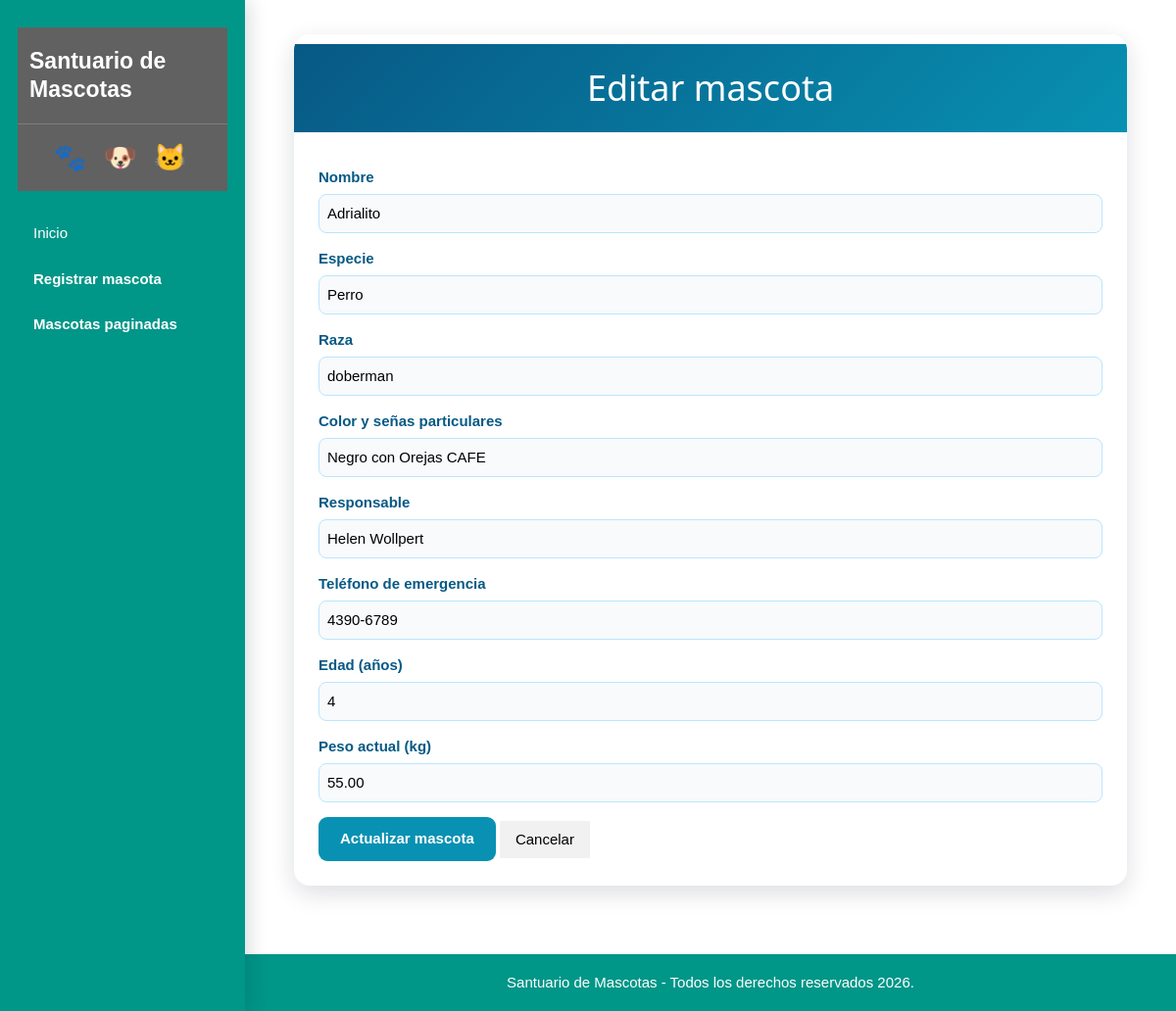
The page /editar_mascota.php?id=11 on the database its author committed.
### tables this page shows
CREATE TABLE `mascotas` (
  `id` int(10) unsigned NOT NULL AUTO_INCREMENT,
  `nombre` varchar(100) NOT NULL,
  `especie` varchar(80) NOT NULL,
  `raza` varchar(100) NOT NULL,
  `edad` int(10) unsigned NOT NULL,
  `peso_actual` decimal(8,2) NOT NULL,
  `color_senas` varchar(255) NOT NULL,
  `responsable` varchar(150) NOT NULL,
  `telefono_emergencia` varchar(30) NOT NULL,
  PRIMARY KEY (`id`)
);

### conexion.php (called while the page is built, shortened)
<?php
class Conexion
{
    public function __construct()
    {
        $dsn = 'mysql:host=localhost;dbname=santuario_mascotas;charset=utf8mb4';
        try {
            $this->conexion = new PDO($dsn, 'root', '', [
                PDO::ATTR_ERRMODE => PDO::ERRMODE_EXCEPTION,
                PDO::ATTR_DEFAULT_FETCH_MODE => PDO::FETCH_ASSOC,
                PDO::ATTR_EMULATE_PREPARES => false,
            ]);
        } catch (PDOException $e) {
            throw new RuntimeException(
                'No fue posible conectar con la base de datos. Verifica que MySQL esté activo y que la base santuario_mascotas exista.',
                0,
                $e
            );
        }
    }
}

### GuardarMascota.php (called while the page is built, shortened)
<?php
require_once __DIR__ . '/conexion.php';
class GuardarMascota extends Conexion
{
    public function buscarPorId(int $id): ?array
    {
        $consulta = $this->conexion->prepare('SELECT * FROM Mascotas WHERE id = :id');
        $consulta->execute([':id' => $id]);
        $mascota = $consulta->fetch();
        return $mascota === false ? null : $mascota;
    }
}

### editar_mascota.php (the view, shortened to what this page needs)
<?php
require_once __DIR__ . '/GuardarMascota.php';
function e($valor): string
{
    return htmlspecialchars((string) $valor, ENT_QUOTES, 'UTF-8');
}
$id = filter_input(INPUT_GET, 'id', FILTER_VALIDATE_INT);
$mascota = null;
if ($id && $id > 0) {
    try {
        $mascota = (new GuardarMascota())->buscarPorId($id);
    } catch (Throwable $error) {
        error_log($error->getMessage());
    }
}
include __DIR__ . '/menu.php';
?>
<section class="w3-container">
    <div class="vet-formulario w3-card">
        <h1 class="vet-titulo">Editar mascota</h1>
        <form method="post" action="actualizar_mascota.php">
            <div class="vet-grid">
                <?php foreach (['nombre'=>'Nombre', 'especie'=>'Especie', 'raza'=>'Raza', 'color_senas'=>'Color y señas particulares', 'responsable'=>'Responsable', 'telefono_emergencia'=>'Teléfono de emergencia'] as $campo => $etiqueta): ?>
                    <div class="vet-campo">
                        <label for="<?= $campo ?>"><?= $etiqueta ?></label>
                        <input class="w3-input w3-border" id="<?= $campo ?>" name="<?= $campo ?>" type="<?= $campo === 'telefono_emergencia' ? 'tel' : 'text' ?>" value="<?= e($mascota[$campo]) ?>" required>
                    </div>
                <?php endforeach; ?>
                <div class="vet-campo">
                    <label for="edad">Edad (años)</label>
                    <input class="w3-input w3-border" id="edad" name="edad" type="number" min="0" value="<?= e($mascota['edad']) ?>" required>
                </div>
                <div class="vet-campo">
                    <label for="peso_actual">Peso actual (kg)</label>
                    <input class="w3-input w3-border" id="peso_actual" name="peso_actual" type="number" min="0.01" step="0.01" value="<?= e($mascota['peso_actual']) ?>" required>
                </div>
            </div>
            <button class="vet-boton" type="submit" name="actualizar_mascota">Actualizar mascota</button>
            <a class="w3-button w3-light-grey" href="Mascotaspaginadas.php">Cancelar</a>
        </form>
    </div>
</section>
<?php include __DIR__ . '/pie_pagina.php'; ?>

### W3.css (style rules this page uses)
html { box-sizing:border-box }
*,*:before,*:after { box-sizing:inherit }
html { -ms-text-size-adjust:100%;-webkit-text-size-adjust:100% }
body { margin:0 }
article,aside,details,figcaption,figure,footer,header,main,menu,nav,section { display:block }
a { background-color:transparent }
button,input,select,textarea,optgroup { font:inherit;margin:0 }
button,input { overflow:visible }
button,select { text-transform:none }
button,[type=button],[type=reset],[type=submit] { -webkit-appearance: button; appearance: button; }
html,body { font-family:Verdana,sans-serif;font-size:15px;line-height:1.5 }
html { overflow-x:hidden }
h1 { font-size:36px }
h1,h2,h3,h4,h5,h6 { font-family:"Segoe UI",Arial,sans-serif;font-weight:400;margin:10px 0 }
a { color:inherit }
.w3-btn,.w3-button { border:none;display:inline-block;padding:8px 16px;vertical-align:middle;overflow:hidden;text-decoration:none;color:inherit;background-color:inherit;text-align:center;cursor:pointer;white-space:nowrap }
.w3-btn,.w3-button { -webkit-touch-callout:none;-webkit-user-select:none;-khtml-user-select:none;-moz-user-select:none;-ms-user-select:none;user-select:none }
.w3-input { padding:8px;display:block;border:none;border-bottom:1px solid #ccc;width:100% }
.w3-container:after,.w3-container:before,.w3-panel:after,.w3-panel:before,.w3-row:after,.w3-row:before,.w3-row-padding:after,.w3-row-padding:before, .w3-cell-row:before,.w3-cell-row:after,.w3-clear:after,.w3-clear:before,.w3-bar:before,.w3-bar:after { content:"";display:table;clear:both }
.w3-container,.w3-panel { padding:0.01em 16px }
.w3-card,.w3-card-2 { box-shadow:0 2px 5px 0 rgba(0,0,0,0.16),0 2px 10px 0 rgba(0,0,0,0.12) }
.w3-border { border:1px solid #ccc!important }
.w3-light-grey,.w3-hover-light-grey:hover,.w3-light-gray,.w3-hover-light-gray:hover { color:#000!important;background-color:#f1f1f1!important }
:root { --vet-azul-oscuro: #075985; --vet-azul: #0284c7; --vet-turquesa: #0891b2; --vet-celeste: #e0f2fe; --vet-fondo: #f0f9ff; --vet-blanco: #ffffff; --vet-texto: #1e293b; --vet-gris: #64748b; --vet-verde: #15803d; --vet-rojo: #b91c1c; }
body { background-color: var(--vet-blanco); color: var(--vet-texto); min-height: 100vh; }
.vet-formulario { max-width: 850px; margin: 35px auto; background-color: var(--vet-blanco); border-radius: 16px; box-shadow: 0 8px 25px rgba(15, 23, 42, 0.14); overflow: hidden; }
.vet-titulo { background: linear-gradient( 135deg, var(--vet-azul-oscuro), var(--vet-turquesa) ); color: var(--vet-blanco); padding: 18px 25px; text-align: center; }
.vet-formulario form { padding: 25px; }
.vet-formulario label { color: var(--vet-azul-oscuro); font-weight: 700; }
.vet-formulario input, .vet-formulario select, .vet-formulario textarea { border: 1px solid #bae6fd !important; border-radius: 8px; margin-top: 5px; margin-bottom: 15px; background-color: #f8fafc; }
.vet-boton { display: inline-block; background-color: var(--vet-turquesa); color: var(--vet-blanco); border: none; border-radius: 9px; padding: 11px 22px; text-decoration: none; font-weight: 700; cursor: pointer; transition: 0.2s; }

### rows shown on the page
mascotas: nombre "Adrialito", especie "Perro", raza "doberman", color_senas "Negro con Orejas CAFE", responsable "Helen Wollpert", telefono_emergencia "4390-6789", edad "4", peso_actual "55.00"

### other values the page prints
$etiqueta "Nombre"
$etiqueta "Especie"
$etiqueta "Raza"
$etiqueta "Color y señas particulares"
$etiqueta "Responsable"
$etiqueta "Teléfono de emergencia"
